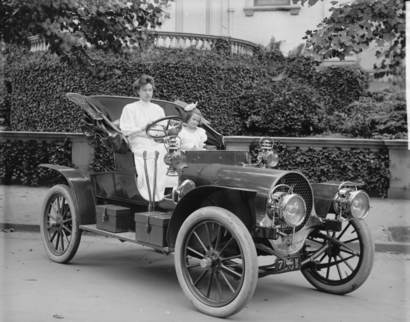
#> input picture .agents/ccf-skills/ccf-latex-templates/ACM-MM/sample-franklin.png, 410 x 322 px
$ python -i enhance.py   (imports and definitions only)
#> lines starting #> are read from the running program, lines starting #| are printed output that depends on the picture
"""Image enhancement tools for vision tasks.

Provides tools for contrast enhancement, edge detection, and grayscale/binarization
to help the model better analyse low-quality or complex images.
"""

from __future__ import annotations

from pathlib import Path
from typing import Any

import cv2
import numpy as np
from PIL import Image

from nanobot.agent.tools.base import Tool
from nanobot.agent.tools.vision._common import (
    IMAGE_PATH_DESC,
    image_to_content_blocks,
    load_image,
    save_path,
)


class EnhanceContrastTool(Tool):
    """Enhance image contrast with histogram equalization."""

    def __init__(self, workspace: Path | None = None, allowed_dir: Path | None = None):
        self._workspace = workspace
        self._allowed_dir = allowed_dir

    @property
    def name(self) -> str:
        return "enhance_contrast"

    # [30 lines left out: functions description, parameters, not called in this run]

    async def execute(
        self,
        image_path: str,
        color_mode: str = "lab",
        channels: list[int] | None = None,
        **kwargs: Any,
    ) -> str | list[dict[str, Any]]:
        try:
            del kwargs
            img, file_path = load_image(image_path, self._workspace, self._allowed_dir)
            img = img.convert("RGB")
            cv_img = cv2.cvtColor(np.asarray(img), cv2.COLOR_RGB2BGR)
            result = _equalize_histogram(cv_img, color_mode=color_mode, channels=channels)
            img = Image.fromarray(cv2.cvtColor(result, cv2.COLOR_BGR2RGB))
            out_path = save_path(self._workspace, file_path.stem, "contrast")
            return image_to_content_blocks(img, save_path=out_path)
        except (FileNotFoundError, ValueError, PermissionError) as e:
            return f"Error: {e}"
        except Exception as e:
            return f"Error in enhance_contrast: {e}"


class AdjustBrightnessTool(Tool):
    """Adjust image brightness and contrast with linear scaling."""

    def __init__(self, workspace: Path | None = None, allowed_dir: Path | None = None):
        self._workspace = workspace
        self._allowed_dir = allowed_dir

    @property
    def name(self) -> str:
        return "adjust_brightness"

    # [25 lines left out: functions description, parameters, not called in this run]

    async def execute(
        self,
        image_path: str,
        alpha: float = 1.0,
        beta: float = 0.0,
        **kwargs: Any,
    ) -> str | list[dict[str, Any]]:
        try:
            del kwargs
            alpha = float(alpha)
            beta = float(beta)
            if alpha <= 0:
                return "Error: alpha must be positive"

            img, file_path = load_image(image_path, self._workspace, self._allowed_dir)
            img = img.convert("RGB")
            arr = np.asarray(img, dtype=np.float32)
            scaled = cv2.convertScaleAbs(arr * alpha + beta)
            out = Image.fromarray(scaled, mode="RGB")
            out_path = save_path(self._workspace, file_path.stem, "brightness")
            return image_to_content_blocks(out, save_path=out_path)
        except (FileNotFoundError, ValueError, PermissionError) as e:
            return f"Error: {e}"
        except Exception as e:
            return f"Error in adjust_brightness: {e}"


# [50 lines left out: functions _equalize_histogram, _normalize_bgr_channels, not called in this run]


class DetectEdgesTool(Tool):
    """Detect edges in an image using Sobel operator."""

    def __init__(self, workspace: Path | None = None, allowed_dir: Path | None = None):
        self._workspace = workspace
        self._allowed_dir = allowed_dir

    @property
    def name(self) -> str:
        return "detect_edges"

    # [16 lines left out: functions description, parameters, not called in this run]

    async def execute(self, image_path: str, **kwargs: Any) -> str | list[dict[str, Any]]:
        try:
            from scipy.ndimage import sobel

            img, file_path = load_image(image_path, self._workspace, self._allowed_dir)
            gray = np.asarray(img.convert("L"), dtype=np.float64)
            gx = sobel(gray, axis=1)
            gy = sobel(gray, axis=0)
            magnitude = np.sqrt(gx**2 + gy**2)
            if magnitude.max() > 0:
                magnitude = magnitude / magnitude.max() * 255
            edge_img = Image.fromarray(magnitude.astype(np.uint8), mode="L")
            out_path = save_path(self._workspace, file_path.stem, "edges")
            return image_to_content_blocks(edge_img, save_path=out_path)
        except (FileNotFoundError, ValueError, PermissionError) as e:
            return f"Error: {e}"
        except Exception as e:
            return f"Error in detect_edges: {e}"


class GrayscaleTool(Tool):
    """Convert an image to grayscale or black-and-white binary."""

    def __init__(self, workspace: Path | None = None, allowed_dir: Path | None = None):
        self._workspace = workspace
        self._allowed_dir = allowed_dir

    @property
    def name(self) -> str:
        return "grayscale"

    # [24 lines left out: functions description, parameters, not called in this run]

    async def execute(
        self,
        image_path: str,
        binary: bool = False,
        threshold: int | None = None,
        **kwargs: Any,
    ) -> str | list[dict[str, Any]]:
        try:
            img, file_path = load_image(image_path, self._workspace, self._allowed_dir)
            gray = img.convert("L")

            if binary:
                arr = np.asarray(gray, dtype=np.uint8)
                if threshold is None:
                    threshold = _otsu_threshold(arr)
                else:
                    threshold = max(0, min(255, threshold))
                out = Image.fromarray(((arr > threshold) * 255).astype(np.uint8), mode="L")
            else:
                out = gray

            out_path = save_path(self._workspace, file_path.stem, "gray")
            return image_to_content_blocks(out, save_path=out_path)
        except (FileNotFoundError, ValueError, PermissionError) as e:
            return f"Error: {e}"
        except Exception as e:
            return f"Error in grayscale: {e}"


# [25 lines left out: function _otsu_threshold, not called in this run]

>>> import cv2
>>> picture = cv2.imread('../../../../.agents/ccf-skills/ccf-latex-templates/ACM-MM/sample-franklin.png')
#> picture is the input picture: shape (322, 410, 3); min 13, max 242, mean 105.4
>>> result = _equalize_histogram(picture)
#> in _equalize_histogram, `lab = cv2.cvtColor(cv_img, cv2.COLOR_BGR2LAB)`: lab: shape (322, 410, 3); mean of channels 0, 1, 2 110.9, 128, 128
#> in _equalize_histogram, `l_channel, a_channel, b_channel = cv2.split(lab)`: a_channel: shape (322, 410); every value is 128
#> in _equalize_histogram, `enhanced_l = clahe.apply(l_channel)`:
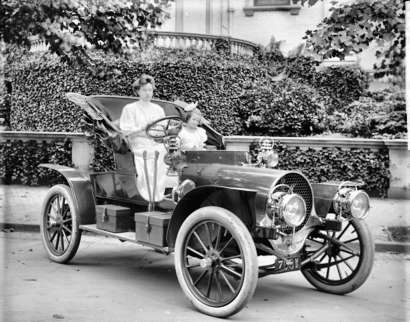
#> enhanced_l: shape (322, 410); min 2, max 255, mean 129.2
#> in _equalize_histogram, `enhanced_lab = cv2.merge((enhanced_l, a_channel, b_channel))`: enhanced_lab: shape (322, 410, 3); mean of channels 0, 1, 2 129.2, 128, 128
